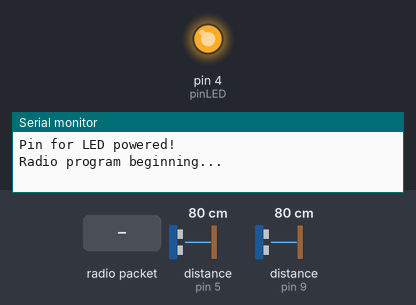
Bench run of a sketch on a simulated Arduino Uno, built with avr-gcc and run on an emulated ATmega328P. On the bench: output pins drawn as LEDs (lit = HIGH), the last lines printed to the serial monitor. Inputs (shaded band) come from the test bench; at power-on: distance to the obstacle (sensors on pin 5, pin 9) 80 cm. The echo pulse lasts 58.3 µs per cm; no radio packets arrive unless stated; pins used as bus, display or sensor lines are not drawn.

Above: at 0.1 s.
At 2.6 s:
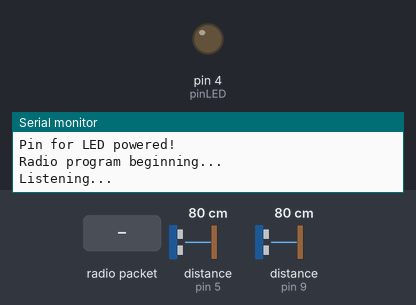
2.7 s: radio packet "trashLvl" arrives
4.4 s: radio packet "gTrashLvl" arrives
5.9 s: radio packet "LEDSTATE" arrives
Timing chart, 0 to 8.9 s (numbered marks = the images above; inputs shaded):
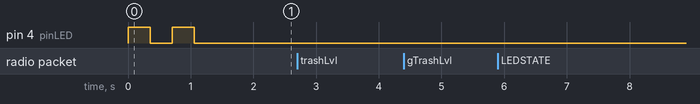

The sketch:

Rx_ACK_v1.2.1_WasteMod.ino
```cpp
//SLAVE - RECEIVER - Waste Bin Module
#include <SPI.h>
#include <nRF24L01.h>
#include <RF24.h>

#define CE_PIN 7 //Define the pins
#define CSN_PIN 8

const byte address[5] = {'R', 'x', 'A', 'A', 'A'}; //The address in the pipe

RF24 radio(CE_PIN, CSN_PIN); //Create radio

char dataReceived[10]; //MUST MATCH Tx
int ackData[2] = {109, -4000}; //ACK data we send to master, to confirm received data
bool newData = false; //Boolean used for obvious reasons
int trashLevel = 75;
int pinLED = 4;

// Vars for LED control 0 is off 1 is on
int LEDState = 0;
bool LED = false;

//===================>HC SR04 - MODULE Vars
const int trigPin = 3;
const int echoPin = 5;
long duration;
int distance;

const int trigPin1 = 6;
const int echoPin1 = 9;
long duration1;
long distance1;

int trash_level_mapped;


//======================>


void setup() {// put your setup code here, to run once:
  Serial.begin(9600);
  pinMode(4, OUTPUT);
  pinMode(trigPin, OUTPUT); // Sets the trigPin as an Output
  pinMode(echoPin, INPUT); // Sets the echoPin as an Input
  pinMode(trigPin1, OUTPUT); // Sets the trigPin as an Output
  pinMode(echoPin1, INPUT); // Sets the echoPin as an Input


  Serial.println("Pin for LED powered!");
  Serial.println("Radio program beginning...");
  radio.begin(); //Begin radio setup
  radio.setDataRate( RF24_250KBPS ); //Setting our data rate, lower means farther
  radio.setPALevel(RF24_PA_HIGH);
  radio.openReadingPipe(1, address); //Open the reading pipe to our Tx
  radio.enableAckPayload(); //Enable ackknowledgment of payloads
  radio.writeAckPayload(1, &ackData, sizeof(ackData)); //pre-load our acknowledgment data, when message is received on pipe, ack data will send what is in buffer
                                                      //(pipe, buf, size)

  radio.startListening(); //Start receiver mode
  startupSeq();
  Serial.println("Listening...");

}
//=================================>>

void loop() {// put your main code here, to run repeatedly:
  getData();
  showData();

}
//=================================>>

void getData() { //Function to grab new data off pipe
  if(radio.available()){ //If there is data in the pipe address
    radio.read(&dataReceived, sizeof(dataReceived)); //Read it
    processData(); //Update our ACK data in this function
    newData = true; //Set the newData flag to true
  }
}
//=================================>>
void showData() { //Show data
  if(newData == true){  //If there is new data, print it out
        Serial.print("Data received ");
        Serial.println(dataReceived);
        Serial.print(" ackPayload sent "); //Print our ackPayload
        Serial.print(ackData[0]); //Send data in ackData index 0
        Serial.print(", ");
        Serial.println(ackData[1]); //Same for index 1
        newData = false; //newData is now false
  }
}
//=================================>>
void processData() { //Update our acknowledgment data

    if(strcmp(dataReceived, "trashLvl") == 0){

    /**radio.writeAckPayload(1, &ackData, sizeof(ackData)); // load the payload for the next time it receives something
    ackData[0] = '0';
    ackData[1] = '0'; **/
    storeTrashLvl(); /**Run our trash level func**/
    Serial.println("Trash Lvl stored");
    ackData[0] = '0';
    ackData[1] = trash_level_mapped;
    }
    if(strcmp(dataReceived, "gTrashLvl") == 0){
    ackData[0] = '0';
    ackData[1] = trash_level_mapped;
    radio.writeAckPayload(1, &ackData, sizeof(ackData)); // load the payload for the next time it receives something
    ackData[0] = '0';
    ackData[1] = '0';
    Serial.println("Trash Lvl stored");

    }
    if(strcmp(dataReceived, "LEDSTATE") == 0){
      ackData[0] = '0';
      ackData[1] = checkLEDState();
    radio.writeAckPayload(1, &ackData, sizeof(ackData)); // load the payload for the next time it receives something
    ackData[0] = '0';
    ackData[1] = '0';
    }
    if(strcmp(dataReceived, "LED") == 0){
      changeLEDState();
      ackData[0] = '0';
      ackData[1] = checkLEDState();
    radio.writeAckPayload(1, &ackData, sizeof(ackData)); // load the payload for the next time it receives something
    ackData[0] = '0';
    ackData[1] = '0';
    }
    else{
     /** ackData[0] -= 1; //Index 0 is now value - 1
      ackData[1] -= 1;// Same for Index 1
      if (ackData[0] < 100) { //Reset data if its below 100
          ackData[0] = 109;
      }
      if (ackData[1] < -4009) { //Same below 4000
          ackData[1] = -4000;
      }
    radio.writeAckPayload(1, &ackData, sizeof(ackData)); // load the payload for the next time it receives something **/
    Serial.println("Received but did nothing");
    }
}
//=================================>>
int checkLEDState(){
  return LEDState;
}
//=============================>>
void changeLEDState(){
  if(!LED){
    LEDState = 1;
    LED = true;
    digitalWrite(pinLED, HIGH);
  }
  else{
    LEDState = 0;
    LED = false;
    digitalWrite(pinLED, LOW);
  }
}
//============================>>
void storeTrashLvl(){

    activateSensor(trigPin, echoPin, 0);
    delay(5);
    activateSensor(trigPin1, echoPin1, 1);


    trashLevel = (distance + distance1)/2;
    trash_level_mapped = map(trashLevel, 2, 1700, 0, 100);
}
//========================>>
void startupSeq(){
  changeLEDState();
  delay(350);
  changeLEDState();
  delay(350);
  changeLEDState();
  delay(350);
  changeLEDState();
  delay(350);

}
// ===========================>>
void activateSensor(const int triPin, const int echPin, int sensorID){
   // Clears the trigPin
    digitalWrite(triPin, LOW);
    delayMicroseconds(2);
    // Sets the trigPin on HIGH state for 10 micro seconds
    digitalWrite(triPin, HIGH);
    delayMicroseconds(10);
    digitalWrite(triPin, LOW);
    // Reads the echoPin, returns the sound wave travel time in microseconds

    if(sensorID == 0){
      // Calculating the distance
      duration = pulseIn(echPin, HIGH);
      distance= duration*0.034/2;
      // Prints the distance on the Serial Monitor
      delay(100); //So we get ONE value
      Serial.println(distance);
    }
    if(sensorID == 1){
      // Calculating the distance
      duration1 = pulseIn(echPin, HIGH);
      distance1 = duration1 *0.034/2;
      // Prints the distance on the Serial Monitor
      delay(100); //So we get ONE value
      Serial.println(distance1);
    }
}
```
